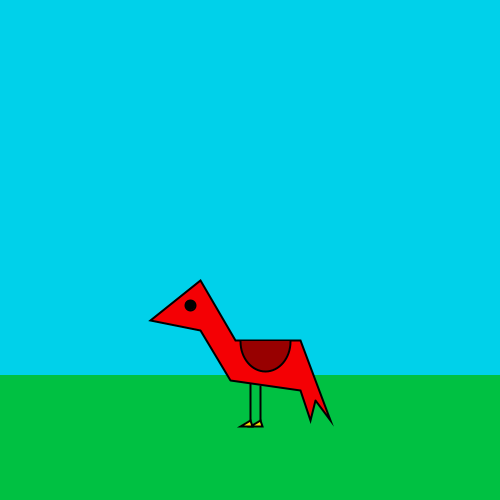
Frame 1 (no input)
Frame 60 (the mouse pressed at the canvas centre just before this capture): identical to frame 1, image omitted
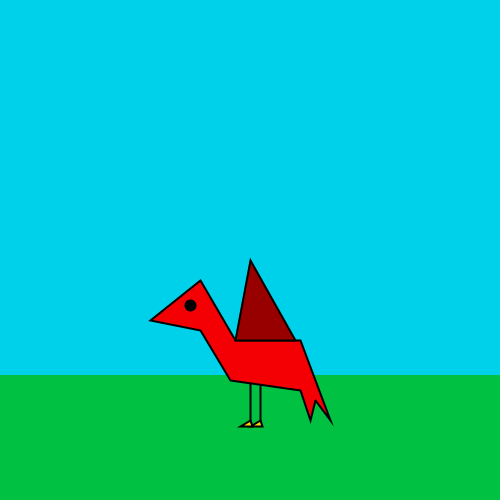
Frame 120 (the mouse held since frame 60 and released just before this capture)

The Processing sketch that drew these frames (run headless with seeded random() and noise(); from frame 60 on, the mouse is pressed at the canvas centre):

// Processing sketch: processing_160261
// ── processing_160261.pde

int wingcount=0;
int flap=1;
float treex=-150;
float cloudx=-150;

void setup(){
  size(500,500);
  smooth();
}
void draw(){
background(0,209,234); //sky
fill(0,193,66);
noStroke();
rect(0,375,500,125); //grass
flap += 1; //increases the flap count every iteration
stroke(0);
strokeWeight(2);

//the program has two main sections: the "if wingcount<100" section,
//and the else section. at the beginning, wingcount=0. the program
//plays the <100 section (first section). every time you click, the
//bird's wings flap, and the wingcount increases. when you flap
//the wings enough, the wingcount goes over 100, and the "else"
//seciton plays. in that section, the bird is higher, and the tree
//and cloud start moving by.


if(wingcount<100){ //initial section: wings not flapped enough
  //body
  beginShape();
    fill(244,0,4);
    vertex(315,400); //tail corner
    vertex(310,420); //inside tail point
    vertex(300,390); //belly
    vertex(230,380); //breastbone
    vertex(200,330); //jaw
    vertex(150,320); //beak
    vertex(200,280); //crown
    vertex(235,340); //base of neck
    vertex(300,340); //butt
    vertex(330,420); //outside tail point
    vertex(315,400); //tail corner
  endShape();

  //eye
  fill(0);
  ellipse(190,305,10,10);

  //legs
  line(250,384,250,420);
  line(260,386,260,420);
  fill(247,220,5);
  triangle(260,420,250,426,262,426);
  triangle(250,420,240,426,252,426);
  
  if(mousePressed){ //the flapping. wings up
    fill(152,0,0);
    triangle(235,340,250,260,295,340);
    wingcount=wingcount+1; //increases wingcount
  } else {
    fill(152,0,0); //wings down
    arc(265,341,50,60,0,PI);
  }
  
  
  
  
  
  
} else { //second part of program: flying 
  //cloud
  cloudx += 0.3; //increases the cloud's x by 0.3 every iteration
  if(cloudx>650){ //resets cloud when it leaves the screen
    cloudx=-150;
  }
  stroke(255);
  fill(255);
  ellipse(cloudx-50,150,75,50);
  ellipse(cloudx,125,125,100);
  ellipse(cloudx+50,150,75,50);
  stroke(0);
  
  //tree
  treex += 1; //increases the tree's x by 0.3 every iteration
  if(treex>650){ //resets tree when it leaves the screen
    treex=-150;
  }
  fill(126,67,4);
  rect(treex,250,25,200);
  fill(75,126,4);
  ellipse(treex+12.5,200,200,200);
  

  
  translate(0,-150); //moves the bird up
  //body
  beginShape();
    fill(244,0,4);
    vertex(315,400); //tail corner
    vertex(310,420); //inside tail point
    vertex(300,390); //belly
    vertex(230,380); //breastbone
    vertex(200,330); //jaw
    vertex(150,320); //beak
    vertex(200,280); //crown
    vertex(235,340); //base of neck
    vertex(300,340); //butt
    vertex(330,420); //outside tail point
    vertex(315,400); //tail corner
  endShape();

  //eye
  fill(0);
  ellipse(190,305,10,10);
  
  //legs
  line(250,384,270,395);
  line(260,386,280,395);
  fill(247,220,5);
  triangle(280,395,270,401,282,401);
  triangle(270,395,260,401,272,401);
  
  //flaps the wings: if flap count is less than 5 mod 10, wing is up
  //the mod 5 part makes the flapping less vigorous
  if(flap%10<5){
    fill(152,0,0);
    triangle(235,340,250,260,295,340);
  } else {
    fill(152,0,0);
    triangle(235,340,250,422,295,340);
  }
  
}



}
